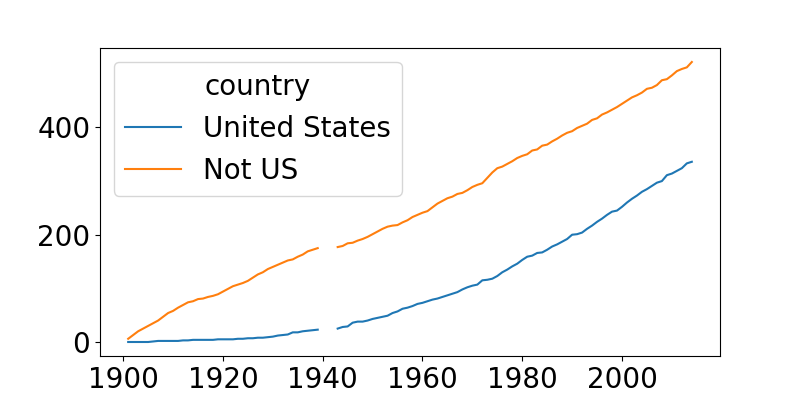

Python code for this plot:
#!env python3
# -*- coding: utf-8 -*-

import pandas as pd
import numpy as np
import matplotlib as mpl
mpl.use('Agg')
import matplotlib.pyplot as plt
import json
import seaborn as sns

plt.rcParams['figure.figsize'] = 8, 4
plt.rcParams['font.size'] = 20

df = pd.read_json('../data/nobel_winners_biopic_cleaned.json')
new_index = pd.Index(np.arange(1901, 2015), name='year')

by_year_nat_sz = df.groupby(['year', 'country']).size().unstack().reindex(new_index).fillna(0)
fig = by_year_nat_sz['United States'].fillna(0).cumsum().plot().get_figure()
fig.savefig("11_4_3_1.png")

not_US = by_year_nat_sz.columns.tolist()
not_US.remove('United States')
by_year_nat_sz['Not US'] = by_year_nat_sz[not_US].sum(axis=1)
fig = by_year_nat_sz[['United States', 'Not US']].cumsum().plot().get_figure()
fig.savefig("11_4_3_2.png")

by_year_nat_sz = df.groupby(['year', 'country']).size().unstack().reindex(new_index).fillna(0)
regions = [
    {'label':'N. America',
     'countries':['United States', 'Canada']},
    {'label':'Europe',
     'countries':['United Kingdom', 'Germany', 'France']},
    {'label':'Asia',
     'countries':['Japan', 'Russia', 'India']}
]

for region in regions:
    by_year_nat_sz[region['label']] = by_year_nat_sz[region['countries']].sum(axis=1)

fig = by_year_nat_sz[[r['label'] for r in regions]].cumsum().plot().get_figure()
fig.savefig("11_4_3_3.png")

COL_NUM = 4
ROW_NUM = 4
by_nat_sz = df.groupby('country').size()
by_nat_sz.sort_values(ascending=False,inplace=True)
fig, axes = plt.subplots(COL_NUM, ROW_NUM,
                         sharex=True, sharey=True,
                         figsize=(12,12))

for i, nat in enumerate(by_nat_sz.index[1:17]):
    ax = axes[int(i/COL_NUM), i%ROW_NUM]
    by_year_nat_sz[nat].cumsum().plot(ax=ax)
    ax.set_title(nat)

fig.savefig("11_4_3_4.png")

bins = np.arange(df.year.min(), df.year.max(), 10)
by_year_nat_binned = df.groupby([pd.cut(df.year,
                                        bins,
                                        precision=0),
                                 'country']).size().unstack().fillna(0)
plt.figure(figsize=(8, 8))
fig = sns.heatmap( by_year_nat_binned[by_year_nat_binned.sum(axis=1) > 2]).get_figure()
fig.savefig("11_4_3_5.png")
